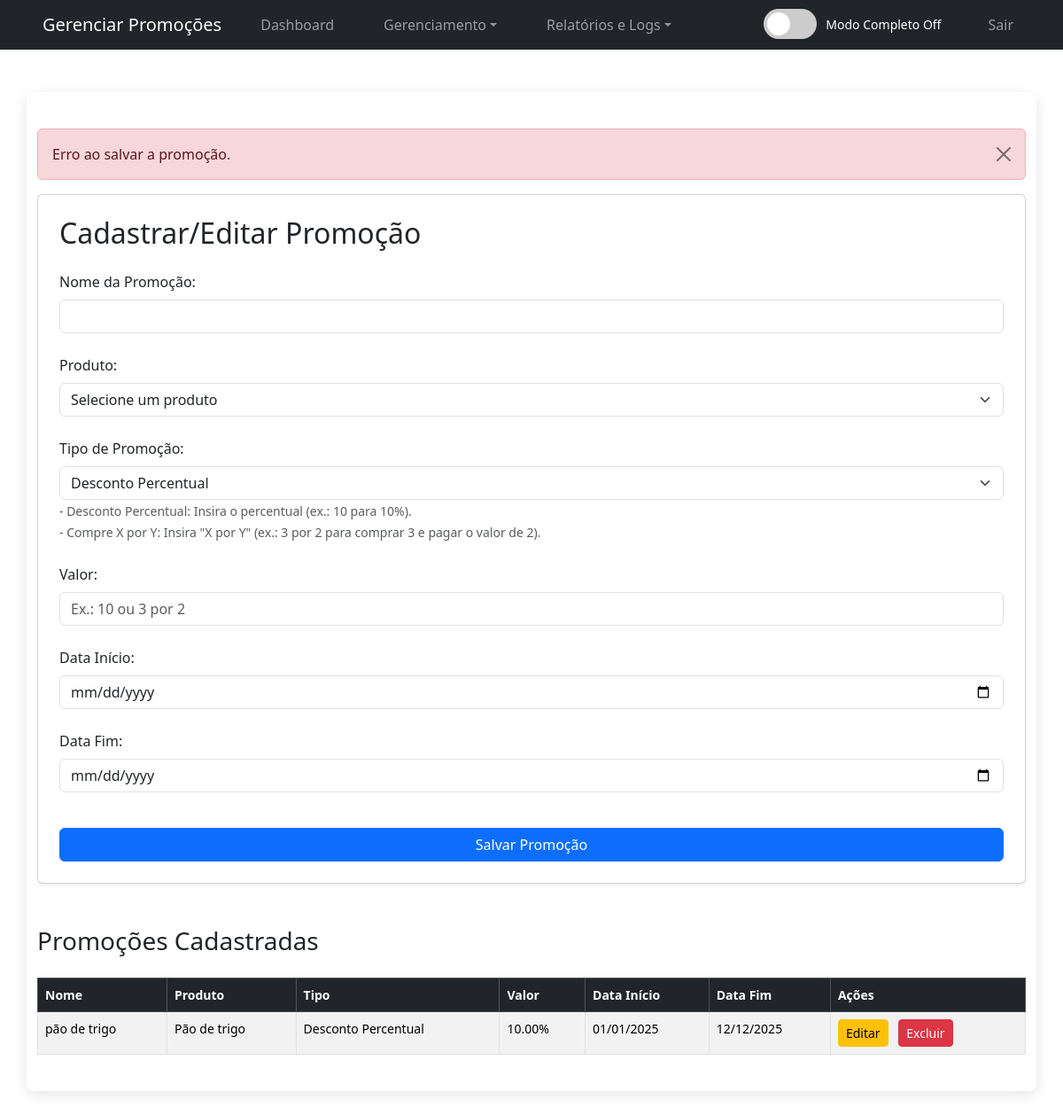
The app's page /gerenciar_promocoes.php?erro=id_nao_fornecido (signed in), older data.
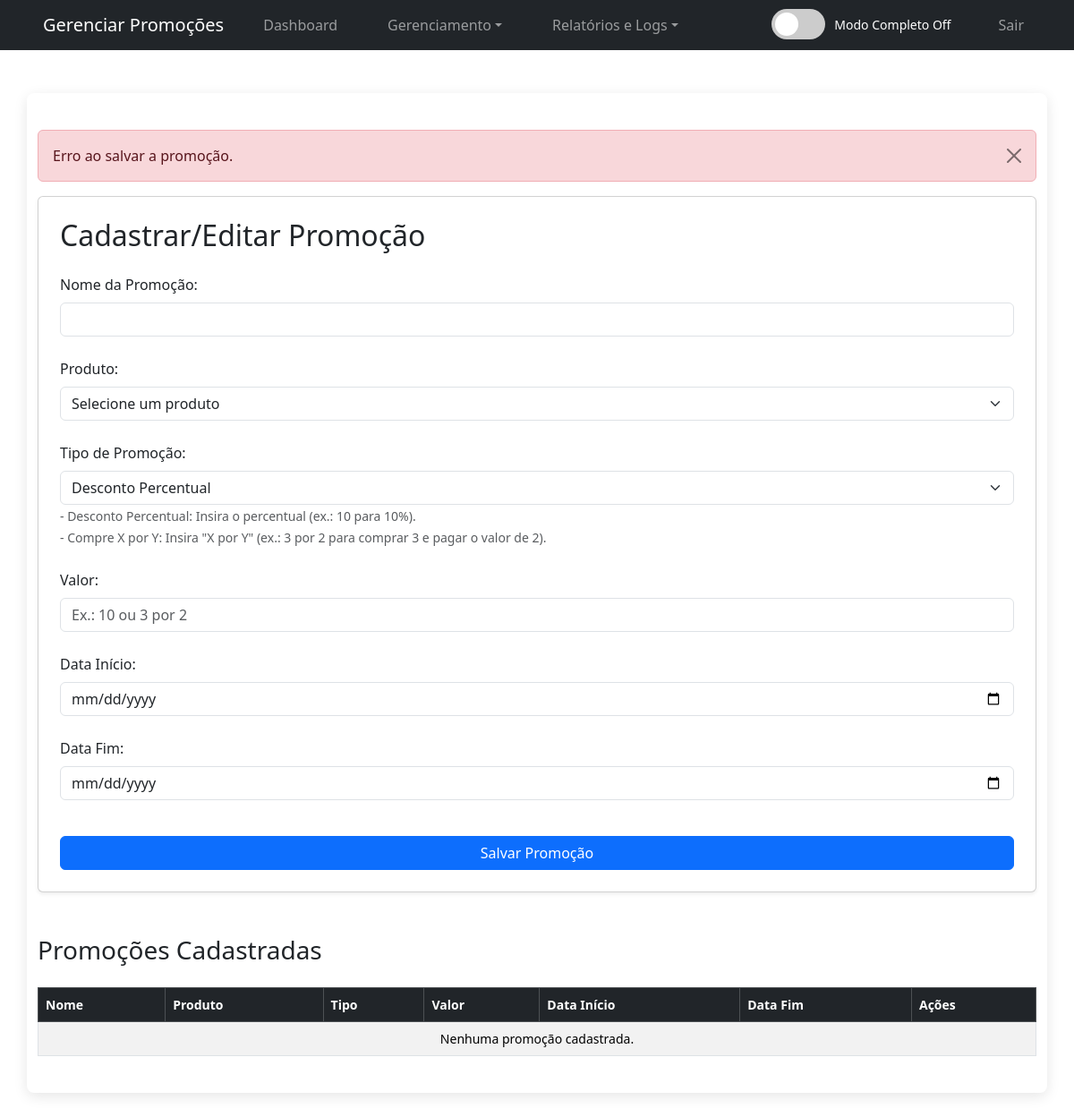
The same page, newer data.
### tables this page shows
CREATE TABLE `promocoes` (
  `id` int(11) NOT NULL AUTO_INCREMENT,
  `nome` varchar(100) NOT NULL,
  `tipo` enum('percentual','leve_pague') NOT NULL,
  `valor` decimal(10,2) NOT NULL,
  `produto_id` int(11) DEFAULT NULL,
  `categoria_id` int(11) DEFAULT NULL,
  `data_inicio` date NOT NULL,
  `data_fim` date NOT NULL,
  `ativa` tinyint(1) DEFAULT 1,
  PRIMARY KEY (`id`),
  KEY `categoria_id` (`categoria_id`),
  KEY `fk_promocoes_produto` (`produto_id`),
  CONSTRAINT `fk_promocoes_produto` FOREIGN KEY (`produto_id`) REFERENCES `produtos` (`id`) ON DELETE CASCADE,
  CONSTRAINT `promocoes_ibfk_1` FOREIGN KEY (`produto_id`) REFERENCES `produtos` (`id`) ON DELETE SET NULL,
  CONSTRAINT `promocoes_ibfk_2` FOREIGN KEY (`categoria_id`) REFERENCES `categorias` (`id`) ON DELETE SET NULL
);

CREATE TABLE `produtos` (
  `id` int(11) NOT NULL AUTO_INCREMENT,
  `nome_produto` varchar(100) NOT NULL,
  `descricao` text DEFAULT NULL,
  `quantidade` int(10) unsigned NOT NULL DEFAULT 0,
  `preco` decimal(10,2) NOT NULL,
  `imagem` varchar(255) DEFAULT NULL COMMENT 'Nome do arquivo da imagem',
  `estoque_minimo` int(10) unsigned NOT NULL DEFAULT 0,
  `categoria_id` int(11) DEFAULT NULL,
  `data_validade` date DEFAULT NULL,
  `fornecedor_id` int(11) DEFAULT NULL,
  PRIMARY KEY (`id`),
  KEY `fk_categoria` (`categoria_id`),
  KEY `fornecedor_id` (`fornecedor_id`),
  CONSTRAINT `fk_categoria` FOREIGN KEY (`categoria_id`) REFERENCES `categorias` (`id`),
  CONSTRAINT `produtos_ibfk_1` FOREIGN KEY (`fornecedor_id`) REFERENCES `fornecedores` (`id`) ON DELETE SET NULL
);

### gerenciar_promocoes.php (the view, shortened to what the changed rows need)
<?php
require_once 'conexao.php';
$sql_promocoes = "SELECT p.*, pr.nome_produto
                  FROM promocoes p
                  JOIN produtos pr ON p.produto_id = pr.id";
$resultado_promocoes = $conexao->query($sql_promocoes);
$promocoes = [];
while ($row = $resultado_promocoes->fetch_assoc()) {
    $promocoes[] = $row;
}
?>
<!DOCTYPE html>
<html lang="pt-BR">
<head>
    <link rel="stylesheet" href="style.css">
    <link href="https://cdn.jsdelivr.net/npm/bootstrap@5.3.3/dist/css/bootstrap.min.css" rel="stylesheet">
</head>
<body>
    <?php include 'navbar.php'; ?>
    <div class="container mt-5">
        <div class="card p-4 shadow-sm">
            <h2 class="mb-4">Cadastrar/Editar Promoção</h2>
        </div>
        <div class="table-responsive mt-5">
            <table class="table table-striped table-bordered">
                <thead class="table-dark">
                    <tr>
                        <th>Nome</th>
                        <th>Produto</th>
                        <th>Tipo</th>
                        <th>Valor</th>
                        <th>Data Início</th>
                        <th>Data Fim</th>
                        <th>Ações</th>
                    </tr>
                </thead>
                <tbody>
                    <?php if (!empty($promocoes)): ?>
                        <?php foreach ($promocoes as $promocao): ?>
                            <tr>
                                <td><?php echo htmlspecialchars($promocao['nome']); ?></td>
                                <td><?php echo htmlspecialchars($promocao['nome_produto']); ?></td>
                                <td><?php echo $promocao['tipo'] === 'percentual' ? 'Desconto Percentual' : 'Compre X por Y'; ?></td>
                                <td>
                                    <?php echo $promocao['tipo'] === 'percentual'
                                        ? htmlspecialchars($promocao['valor']) . '%'
                                        : htmlspecialchars($promocao['valor']); ?>
                                </td>
                                <td><?php echo date('d/m/Y', strtotime($promocao['data_inicio'])); ?></td>
                                <td><?php echo date('d/m/Y', strtotime($promocao['data_fim'])); ?></td>
                                <td>
                                    <a href="editar_promocao.php?id=<?php echo $promocao['id']; ?>" class="btn btn-warning btn-sm">Editar</a>
                                    <a href="gerenciar_promocoes.php?excluir=<?php echo $promocao['id']; ?>"
                                        class="btn btn-danger btn-sm ms-2"
                                        onclick="return confirm('Tem certeza que deseja excluir esta promoção?')">Excluir</a>
                                </td>
                            </tr>
                        <?php endforeach; ?>
                    <?php else: ?>
                        <tr>
                            <td colspan="7" class="text-center">Nenhuma promoção cadastrada.</td>
                        </tr>
                    <?php endif; ?>
                </tbody>
            </table>
        </div>
    </div>
</body>
</html>

Row changes from the older to the newer data that the page shows:
removed promocoes: nome "pão de trigo", produto.nome_produto "Pão de trigo", tipo "Desconto Percentual", valor "10.00", data_inicio "01/01/2025", data_fim "12/12/2025"
Text that changed along with them:
text now shown: "Nenhuma promoção cadastrada."
